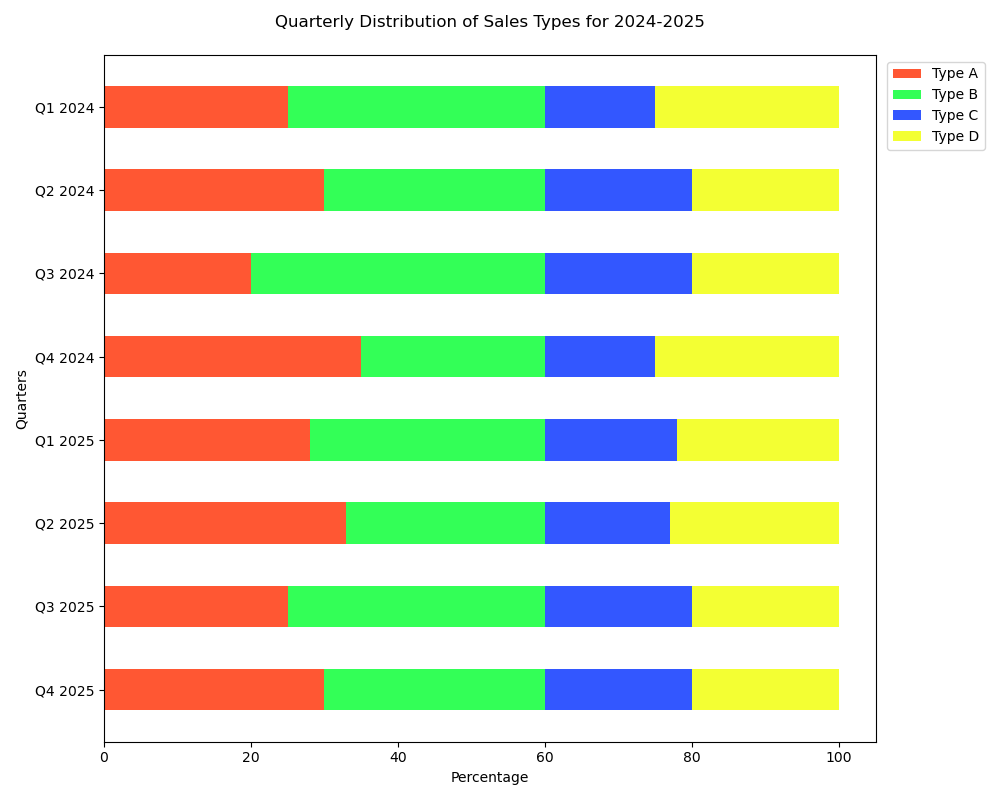

Source code (Python):

import matplotlib.pyplot as plt
import numpy as np

# Data
categories = ['Q1 2024', 'Q2 2024', 'Q3 2024', 'Q4 2024', 'Q1 2025', 'Q2 2025', 'Q3 2025', 'Q4 2025']
type_a = [25, 30, 20, 35, 28, 33, 25, 30]
type_b = [35, 30, 40, 25, 32, 27, 35, 30]
type_c = [15, 20, 20, 15, 18, 17, 20, 20]
type_d = [25, 20, 20, 25, 22, 23, 20, 20]

# Stack data
data = np.array([type_a, type_b, type_c, type_d])
data_cum = data.cumsum(axis=0)

# Reversed order to enable horizontal stacking
categories = categories[::-1]
data = data[:, ::-1]
data_cum = data_cum[:, ::-1]

# Colors
colors = ['#FF5733', '#33FF57', '#3357FF', '#F3FF33']

# Plot
fig, ax = plt.subplots(figsize=(10, 8))

for i, col in enumerate(colors):
    widths = data[i]
    starts = data_cum[i] - widths
    ax.barh(categories, widths, left=starts, height=0.5, label=f'Type {chr(65+i)}', color=col)

# Customize
ax.set_xlabel('Percentage')
ax.set_ylabel('Quarters')
ax.set_title('Quarterly Distribution of Sales Types for 2024-2025', pad=20)
ax.legend(loc='upper right', bbox_to_anchor=(1.15, 1))

plt.tight_layout()
plt.show()
